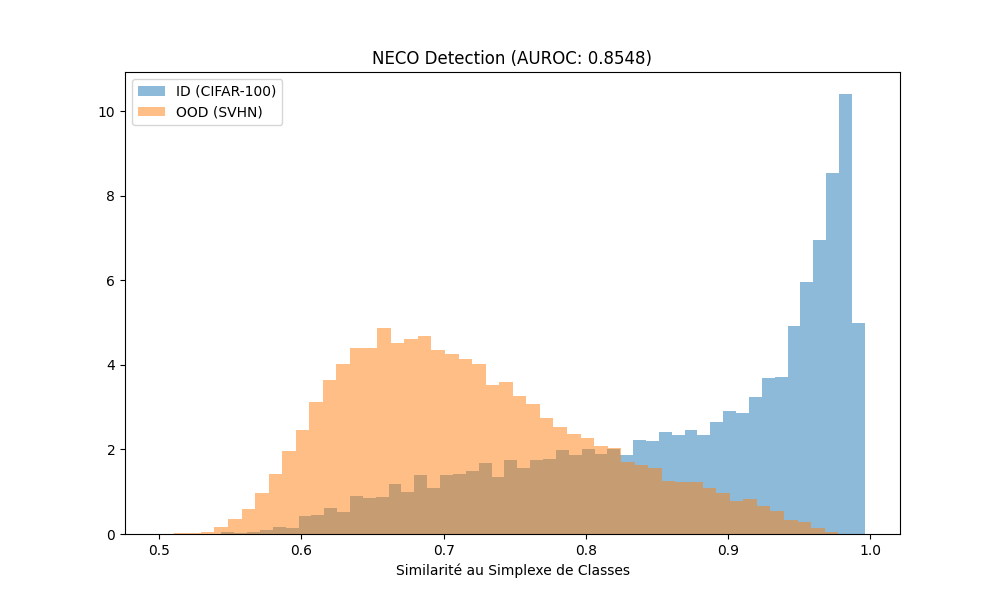

Here is the Python script that generated this plot:
import torch
import torch.nn as nn
import torchvision
import torchvision.transforms as transforms
import torchvision.models as models
import numpy as np
import matplotlib.pyplot as plt
from sklearn.metrics import roc_auc_score

# 1. SETUP & MODÈLE
device = torch.device("cuda" if torch.cuda.is_available() else "cpu")

def get_model():
    model = models.resnet18(num_classes=100)
    model.conv1 = nn.Conv2d(3, 64, kernel_size=3, stride=1, padding=1, bias=False)
    model.maxpool = nn.Identity()
    return model

model = get_model()
state_dict = torch.load('model_resnet18_final_600_epochs.pth', map_location=device)
model.load_state_dict(state_dict)
model.to(device)
model.eval()

# 2. DATASETS
transform = transforms.Compose([
    transforms.ToTensor(),
    transforms.Normalize((0.5071, 0.4867, 0.4408), (0.2675, 0.2565, 0.2761))
])

# On a besoin du trainset pour calculer les centres (prototypes) du Neural Collapse
trainset = torchvision.datasets.CIFAR100(root='./data', train=True, download=True, transform=transform)
trainloader = torch.utils.data.DataLoader(trainset, batch_size=128, shuffle=False)

testloader_id = torch.utils.data.DataLoader(
    torchvision.datasets.CIFAR100(root='./data', train=False, download=True, transform=transform),
    batch_size=128, shuffle=False)

testloader_ood = torch.utils.data.DataLoader(
    torchvision.datasets.SVHN(root='./data', split='test', download=True, transform=transform),
    batch_size=128, shuffle=False)

# 3. EXTRACTION DES PROTOTYPES (NC1/NC2)
print("Calcul des prototypes de classes (Neural Collapse Centers)...")
feature_extractor = torch.nn.Sequential(*(list(model.children())[:-1]))
class_features = [[] for _ in range(100)]

with torch.no_grad():
    for images, labels in trainloader:
        feats = feature_extractor(images.to(device)).view(images.size(0), -1)
        for f, l in zip(feats, labels):
            class_features[l].append(f)

# Moyenne par classe pour obtenir les centres du simplexe
prototypes = torch.stack([torch.stack(cf).mean(0) for cf in class_features]) # [100, 512]
prototypes = prototypes.to(device)

# 4. MÉTHODE NECO
def get_neco_scores(model, loader):
    scores = []
    with torch.no_grad():
        for images, _ in loader:
            # Extraction des features de l'image de test
            feats = feature_extractor(images.to(device)).view(images.size(0), -1)
            
            # NECO Score : On mesure la projection ou la distance au simplexe
            # Ici on utilise la similarité cosinus maximale par rapport aux prototypes du NC
            # car le NC2 montre que les centres sont équiangulaires.
            norm_feats = torch.nn.functional.normalize(feats, p=2, dim=1)
            norm_protos = torch.nn.functional.normalize(prototypes, p=2, dim=1)
            
            # Produit scalaire pour obtenir la proximité avec la structure du simplexe
            cosine_similarities = torch.mm(norm_feats, norm_protos.t())
            score, _ = torch.max(cosine_similarities, dim=1)
            
            scores.append(score.cpu().numpy())
    return np.concatenate(scores)

# 5. ÉVALUATION
print("Évaluation de la méthode NECO...")
id_scores = get_neco_scores(model, testloader_id)
ood_scores = get_neco_scores(model, testloader_ood)

auroc = roc_auc_score([1]*len(id_scores) + [0]*len(ood_scores), 
                      np.concatenate([id_scores, ood_scores]))

print(f"\nRésultat NECO AUROC: {auroc:.4f}")

# 6. VISUALISATION
plt.figure(figsize=(10, 6))
plt.hist(id_scores, bins=50, alpha=0.5, label='ID (CIFAR-100)', density=True)
plt.hist(ood_scores, bins=50, alpha=0.5, label='OOD (SVHN)', density=True)
plt.title(f'NECO Detection (AUROC: {auroc:.4f})')
plt.xlabel('Similarité au Simplexe de Classes')
plt.legend()
plt.savefig('analyse_neco_600_epochs.png')
print("Graphique sauvegardé : analyse_neco_600_epochs.png")